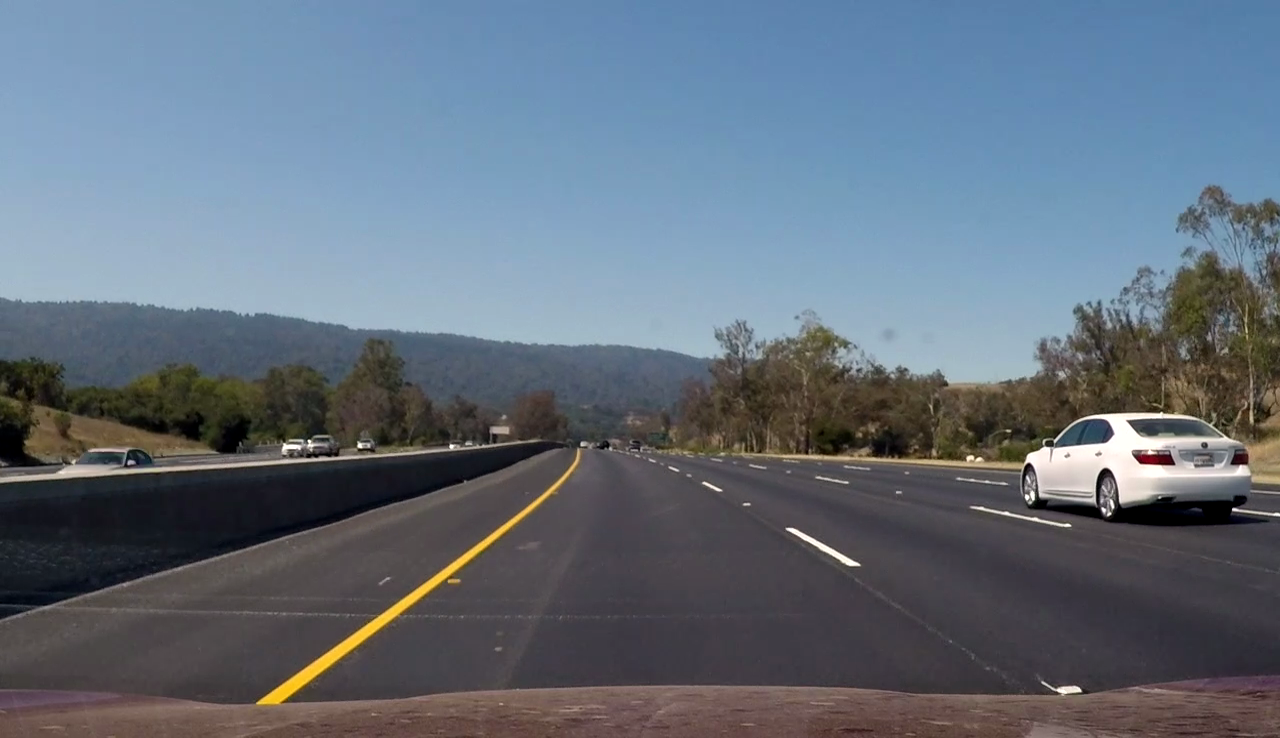
#> input picture test_images/vlcsnap-0176-10-29-15h53m28s019.png, 1280 x 738 px
$ python -i stack.py   (imports and definitions only)   (older library calls are emulated)
#> lines starting #> are read from the running program, lines starting #| are printed output that depends on the picture; after the words box and inside, x2 and y2 are one past the last pixel; in counts of white or black regions, pixels touching at a corner belong together
# -*- coding: utf-8 -*-
"""
Created on Sat Apr 15 22:00:35 2017

@author: diz
"""

import numpy as np
import cv2
import matplotlib.pyplot as plt
import matplotlib.image as mpimg

# [27 lines left out: function abs_sobel_thresh, not called in this run]


def mag_thresh(img, sobel_kernel=3, mag_thresh=(0, 255)):

    # Apply the following steps to img
    # 1) Convert to grayscale
    if (len(img.shape) == 3 and img.shape[2] == 3):
        gray = cv2.cvtColor(img, cv2.COLOR_RGB2GRAY)
    else:
        gray = img
    # 2) Take the gradient in x and y separately
    sobelX = cv2.Sobel(gray, cv2.CV_64F, 1, 0, ksize=sobel_kernel)
    sobelY = cv2.Sobel(gray, cv2.CV_64F, 0, 1, ksize=sobel_kernel)
    # 3) Calculate the magnitude
    abs_sobel = np.sqrt(sobelX*sobelX + sobelY*sobelY)
    # 4) Scale to 8-bit (0 - 255) and convert to type = np.uint8
    sobel8 = np.uint8(255*abs_sobel/np.max(abs_sobel))
    # 5) Create a binary mask where mag thresholds are met
    sbinary = np.zeros_like(sobel8)
    sbinary[(sobel8 >= mag_thresh[0]) & (sobel8 <= mag_thresh[1])] = 1
    # 6) Return this mask as your binary_output image
    return sbinary

def dir_thresh(img, sobel_kernel=3, thresh=(0, np.pi/2)):
    # 1) Convert to grayscale
    if (len(img.shape) == 3 and img.shape[2] == 3):
        gray = cv2.cvtColor(img, cv2.COLOR_RGB2GRAY)
    else:
        gray = img
    # 2) Take the gradient in x and y separately
    # 3) Take the absolute value of the x and y gradients
    sobelX = np.absolute(cv2.Sobel(gray, cv2.CV_64F, 1, 0, ksize=sobel_kernel))
    sobelY = np.absolute(cv2.Sobel(gray, cv2.CV_64F, 0, 1, ksize=sobel_kernel))

    # 4) Use np.arctan2(abs_sobely, abs_sobelx) to calculate the direction of the gradient
    dir_sobel = np.arctan2(sobelY, sobelX)
    # 5) Create a binary mask where direction thresholds are met
    sbinary = np.zeros_like(dir_sobel)
    sbinary[(dir_sobel >= thresh[0]) & (dir_sobel <= thresh[1])] = 1
    # 6) Return this mask as your binary_output image
    return sbinary

    # 6) Return this mask as your binary_output image
    binary_output = np.copy(img) # Remove this line
    return binary_output
#%%

# [56 lines left out: functions pipeline, rescale2width, oldpipe, not called in this run]


#%%
def stack(image, s_thresh=(100, 255), sx_thresh=(60, 255)):
#> called with s_thresh = (100, 255), sx_thresh = (60, 255)
    img = np.copy(image)
    # Convert to HSV color space and separate the V channel
    r_channel = img[:,:,0];
    blurred = cv2.medianBlur(r_channel,23);
    s_channel = cv2.subtract(r_channel, blurred)


    hls = cv2.cvtColor(img, cv2.COLOR_RGB2HLS).astype(np.float)
    l_channel = hls[:,:,1]
    # Sobel x
    sobelx = cv2.Sobel(s_channel, cv2.CV_64F, 1, 0) # Take the derivative in x
    sobely = cv2.Sobel(s_channel, cv2.CV_64F, 0, 1) # Take the derivative in x
    abs_sobelx = np.absolute(sobelx) # Absolute x derivative to accentuate lines away from horizontal
    scaled_sobel = np.uint8(255*abs_sobelx/np.max(abs_sobelx))

    # Threshold x gradient
    sxbinary = np.zeros_like(scaled_sobel)
    sxbinary[(scaled_sobel >= sx_thresh[0]) & (scaled_sobel <= sx_thresh[1])] = 1

    # Threshold color channel
    s_binary = np.zeros_like(s_channel)
    s_binary[ ((s_channel >= s_thresh[0]) & (s_channel <= s_thresh[1]))] = 1
    # Stack each channel

    m_binary = mag_thresh(s_channel,mag_thresh=(100,256), sobel_kernel=11);
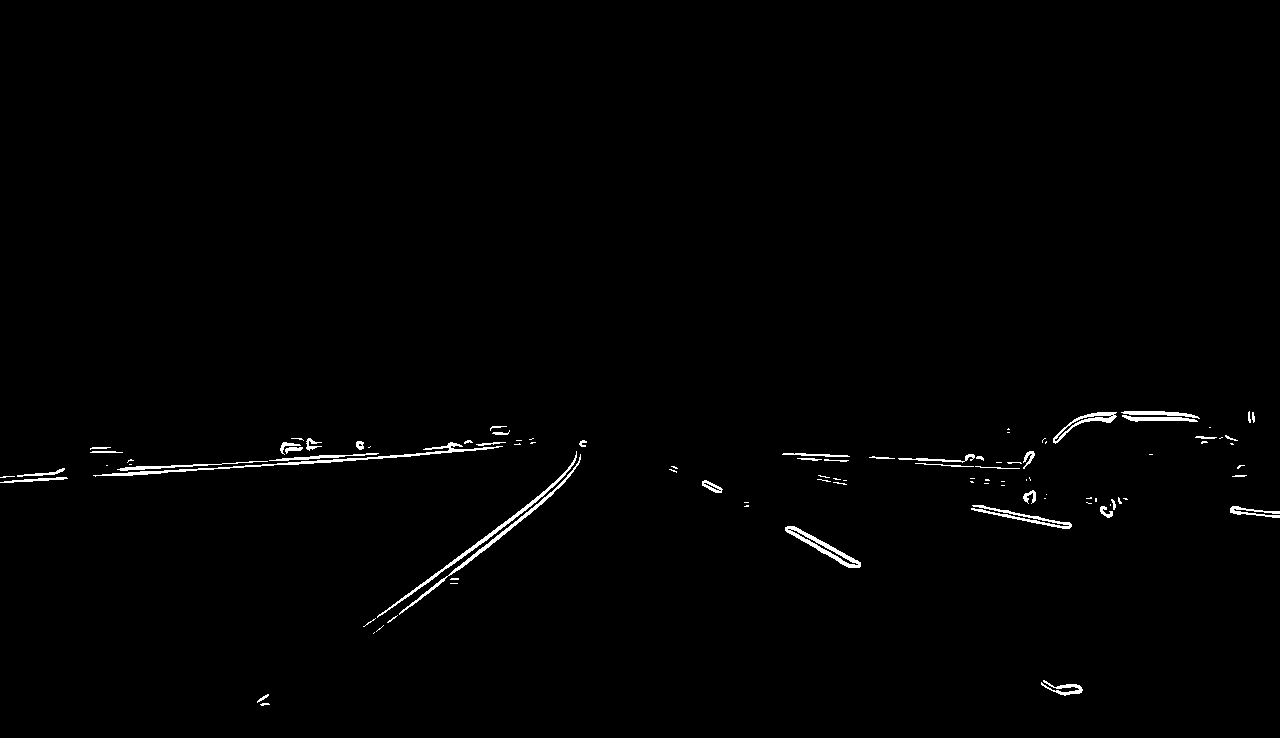
#> m_binary: shape (738, 1280); values 0 (black) and 1 (white), 0.88% white; 98 white regions (52 under 20 px), largest, box (x1, y1, x2, y2) and area: (93, 442, 503, 477) 1088, (377, 451, 577, 618) 797, (399, 454, 581, 615) 722
    d_binary = dir_thresh(s_channel, sobel_kernel = 15, thresh=(0.8,1.3));
#> in dir_thresh, `dir_sobel = np.arctan2(sobelY, sobelX)`:
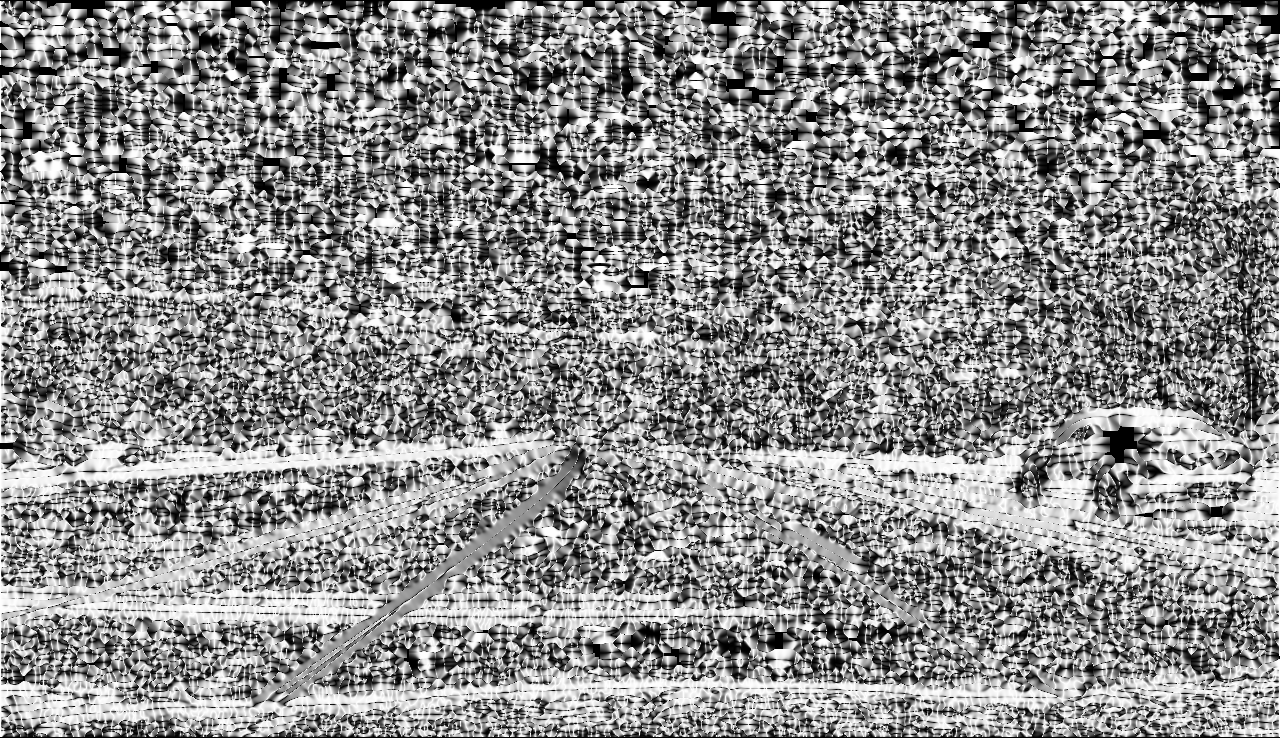
#> dir_sobel: shape (738, 1280) float64; min 0, max 1.57, mean 0.874; drawn with min black and max white
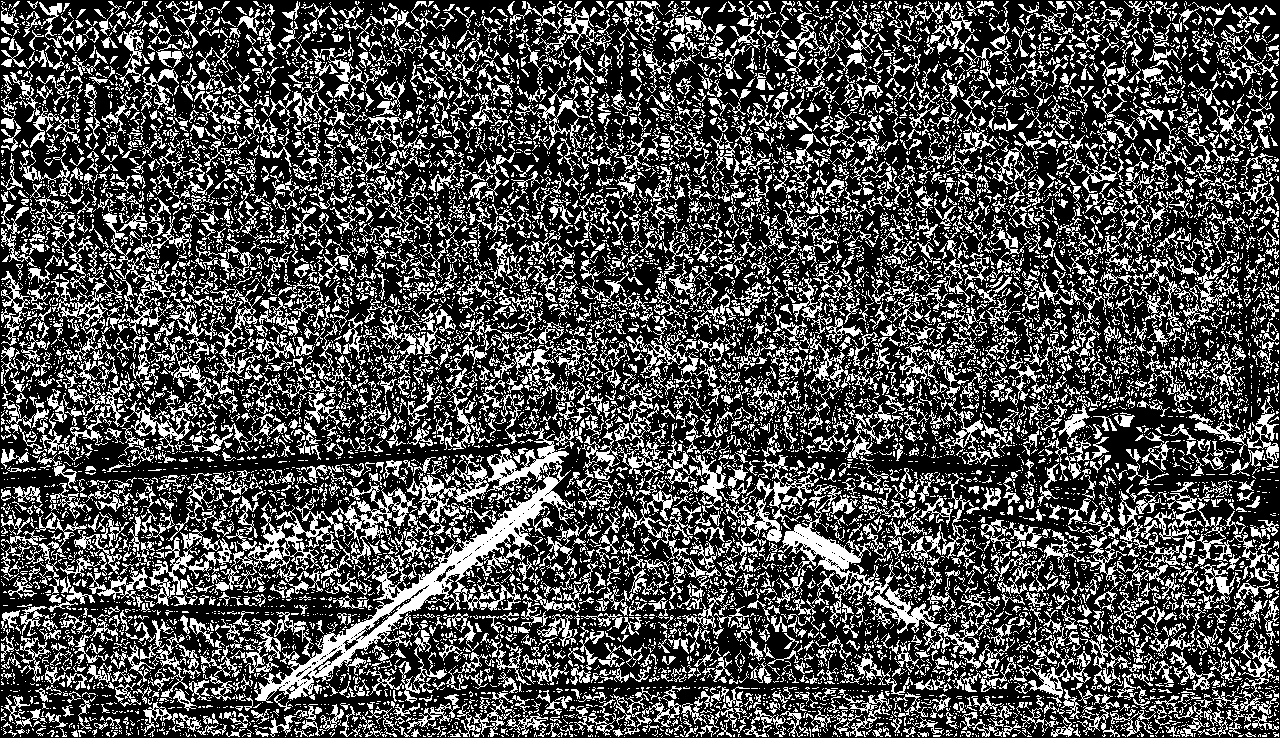
#> d_binary: shape (738, 1280) float64; values 0 (black) and 1 (white), 31% white in thin lines or dots
    # Note color_binary[:, :, 0] is all 0s, effectively an all black image. It might
    # be beneficial to replace this channel with something else.
    color_binary = np.dstack(( ( (m_binary == 1) & (d_binary == 1))*0.5, sxbinary*0.5, s_binary))
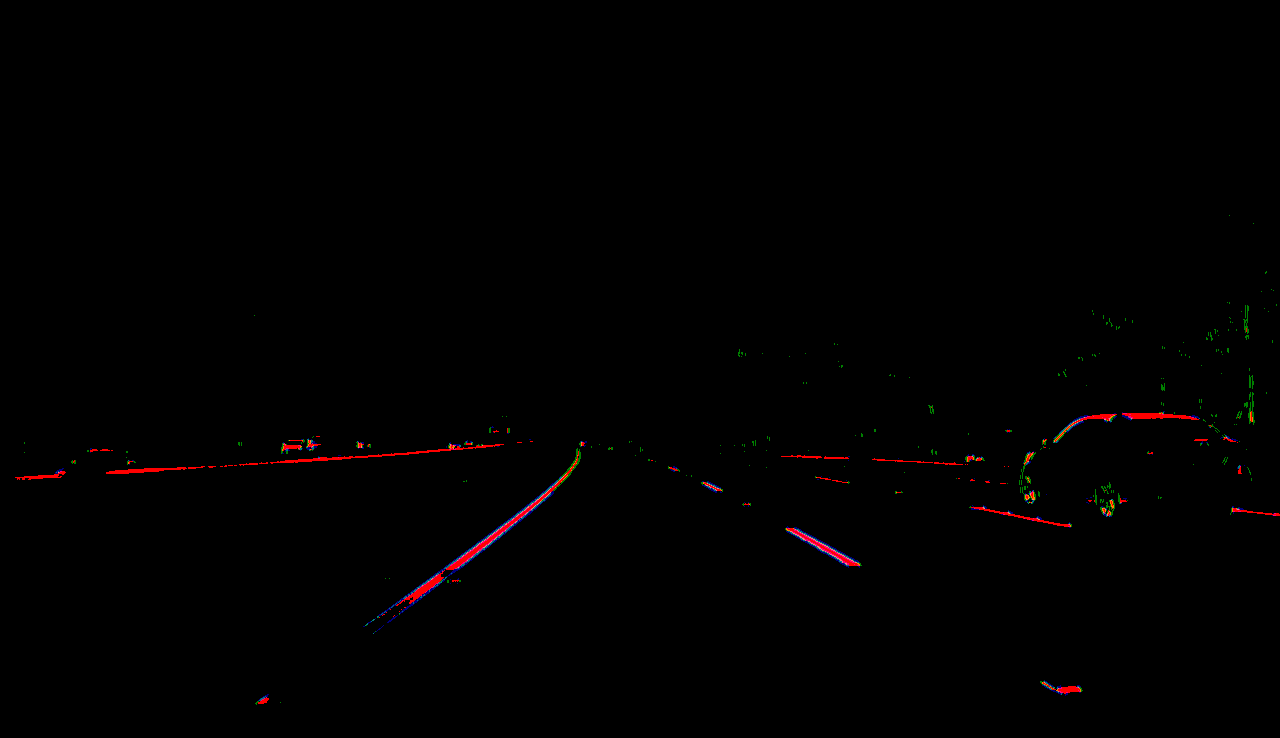
#> color_binary: shape (738, 1280, 3) float64; mean of channels 0, 1, 2 0.00158, 0.00157, 0.00502; drawn as B, G, R
    #result = ( ((m_binary == 1) & (d_binary == 1)) | (sxbinary == 1) | (s_binary==1))
    return color_binary

#%%
# [18 lines left out: function threshold_image, not called in this run]


>>> import cv2
>>> picture = cv2.cvtColor(cv2.imread('test_images/vlcsnap-0176-10-29-15h53m28s019.png'), cv2.COLOR_BGR2RGB)
>>> result = stack(picture)

$ run again, on test_images/vlcsnap-9351-01-24-17h14m25s855.png
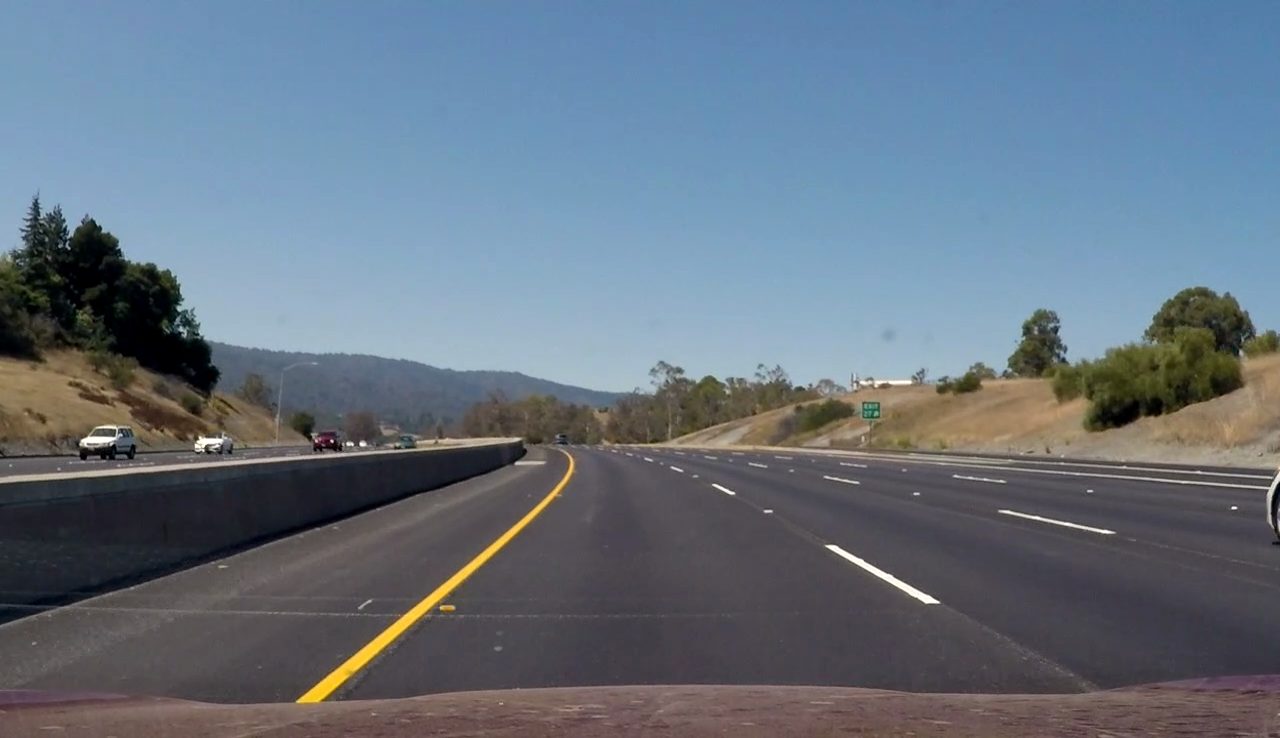
#> input picture test_images/vlcsnap-9351-01-24-17h14m25s855.png, 1280 x 738 px
#> in stack, `m_binary = mag_thresh(s_channel,mag_thresh=(100,256), sobel_kernel=11);`:
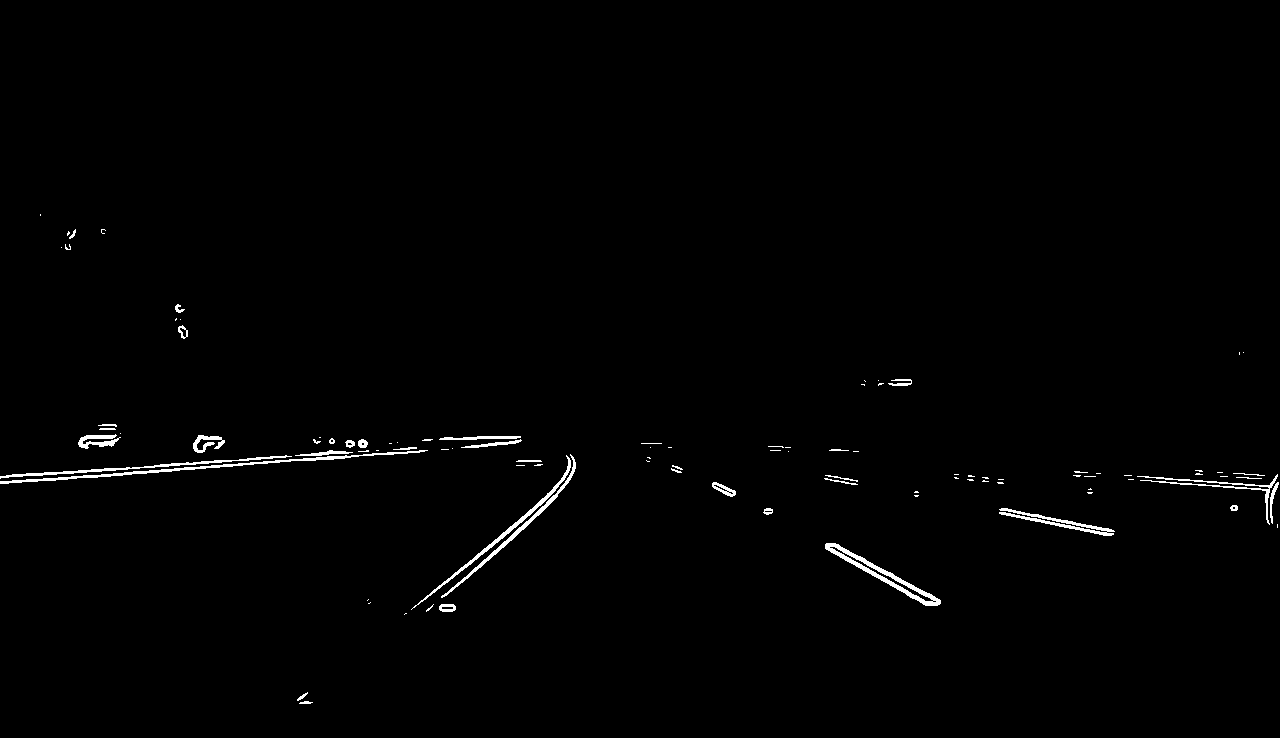
#> m_binary: shape (738, 1280); values 0 (black) and 1 (white), 0.9% white; 99 white regions (61 under 20 px), largest, box (x1, y1, x2, y2) and area: (0, 450, 428, 484) 1112, (825, 543, 941, 606) 1098, (411, 455, 571, 610) 723
#> d_binary: shape (738, 1280) float64; values 0 (black) and 1 (white), 31.5% white in thin lines or dots
#> in stack, `color_binary = np.dstack(( ( (m_binary == 1) & (d_binary == 1))*0.5, s..`:
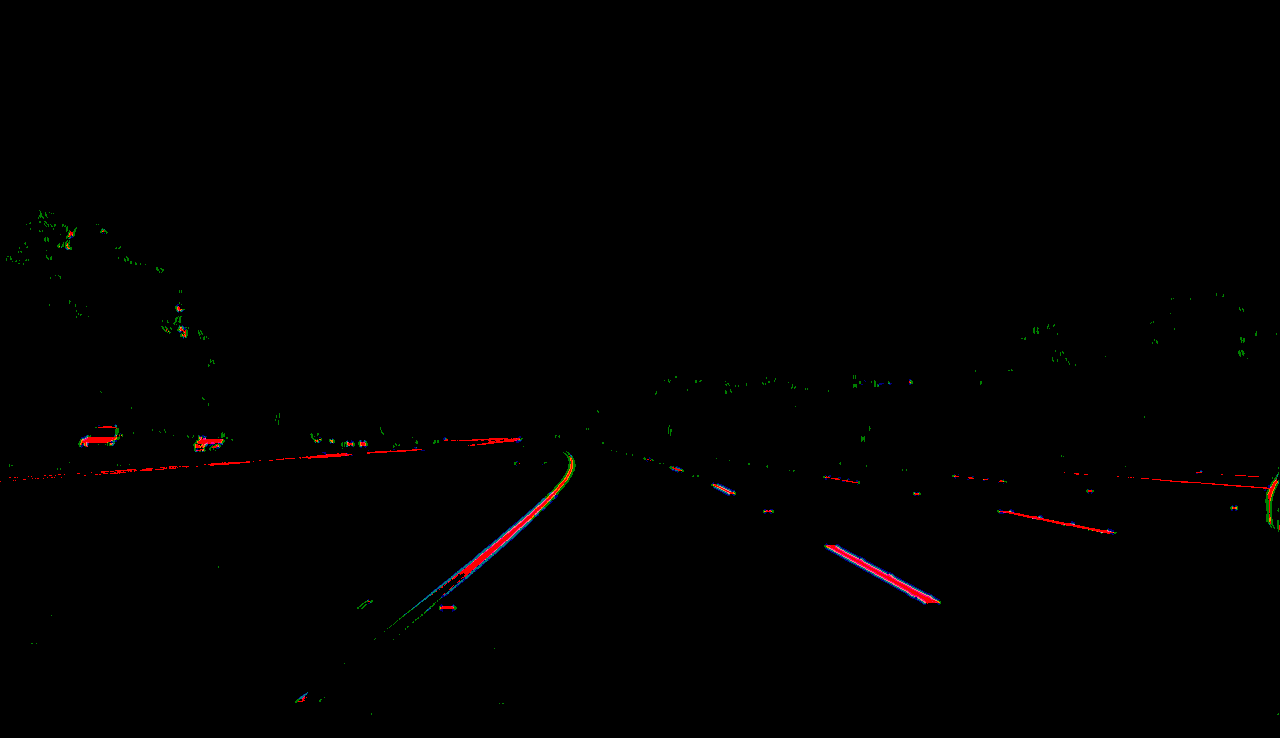
#> color_binary: shape (738, 1280, 3) float64; mean of channels 0, 1, 2 0.00149, 0.002, 0.00397; drawn as B, G, R
